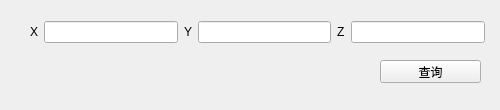
<?xml version="1.0" encoding="UTF-8"?>
<ui version="4.0">
 <class>QueryCoordinationForm</class>
 <widget class="QWidget" name="QueryCoordinationForm">
  <property name="geometry">
   <rect>
    <x>0</x>
    <y>0</y>
    <width>500</width>
    <height>110</height>
   </rect>
  </property>
  <property name="windowTitle">
   <string>查询坐标</string>
  </property>
  <widget class="QPushButton" name="queryBtn">
   <property name="geometry">
    <rect>
     <x>380</x>
     <y>60</y>
     <width>101</width>
     <height>23</height>
    </rect>
   </property>
   <property name="text">
    <string>查询</string>
   </property>
  </widget>
  <widget class="QWidget" name="">
   <property name="geometry">
    <rect>
     <x>30</x>
     <y>20</y>
     <width>455</width>
     <height>24</height>
    </rect>
   </property>
   <layout class="QHBoxLayout" name="horizontalLayout_4">
    <item>
     <layout class="QHBoxLayout" name="horizontalLayout">
      <item>
       <widget class="QLabel" name="label">
        <property name="text">
         <string>X</string>
        </property>
       </widget>
      </item>
      <item>
       <widget class="QLineEdit" name="lineEditX"/>
      </item>
     </layout>
    </item>
    <item>
     <layout class="QHBoxLayout" name="horizontalLayout_2">
      <item>
       <widget class="QLabel" name="label_3">
        <property name="text">
         <string>Y</string>
        </property>
       </widget>
      </item>
      <item>
       <widget class="QLineEdit" name="lineEditY"/>
      </item>
     </layout>
    </item>
    <item>
     <layout class="QHBoxLayout" name="horizontalLayout_3">
      <item>
       <widget class="QLabel" name="label_2">
        <property name="text">
         <string>Z</string>
        </property>
       </widget>
      </item>
      <item>
       <widget class="QLineEdit" name="lineEditZ"/>
      </item>
     </layout>
    </item>
   </layout>
  </widget>
 </widget>
 <resources/>
 <connections/>
</ui>
